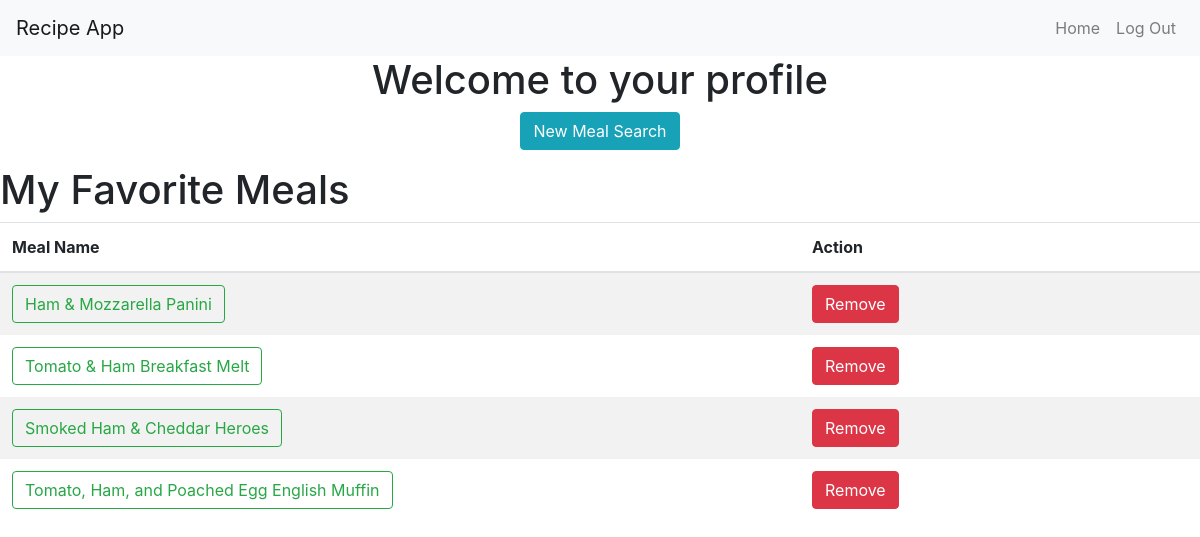
Page /profile/2 (signed in) on the earlier database version.
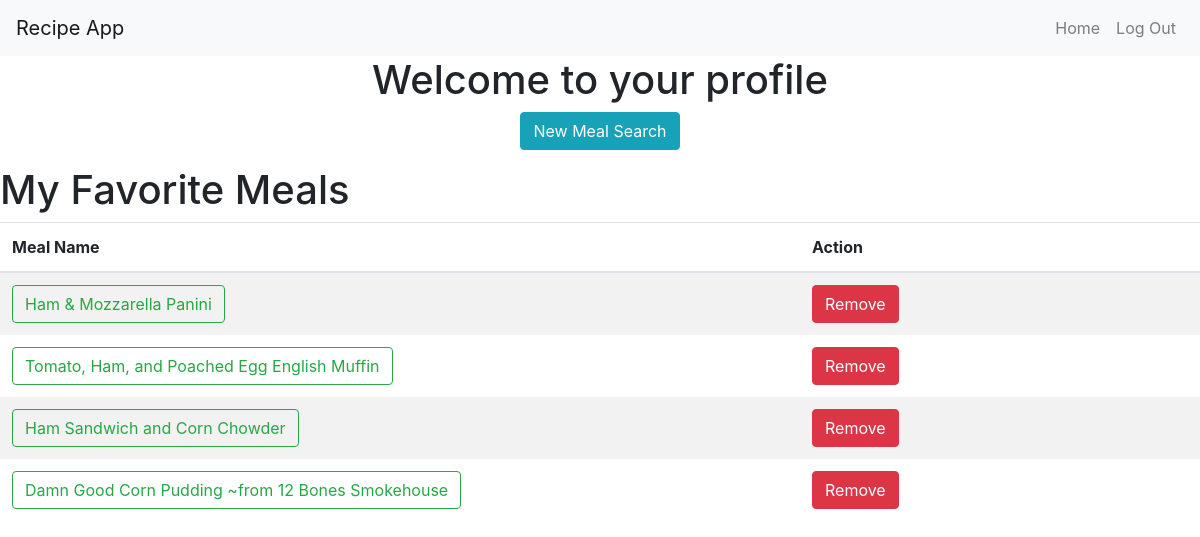
Same page on the later database version.
### main/models.py (models this page shows)
class Meal(models.Model):
    name= models.CharField(max_length=100)
    meal_number = models.IntegerField()
    created_at= models.DateTimeField(auto_now_add=True)
    updated_at= models.DateTimeField(auto_now=True)
    users_who_saved= models.ManyToManyField(User, related_name="saved_meals")

### main/views.py (the view)
# urls.py: path('profile/<int:id>', views.profile),
def profile(request, id):
    this_user = User.objects.get(id=id)
    if this_user.email != request.session['user']:
        messages.error(request, "User authentication required")
        return redirect("/")
    meals = this_user.saved_meals.all()
    context = {
        'user' : this_user,
        'meals': meals
    }
    return render(request, "profile.html", context)

### main/templates/profile.html
{% extends 'base.html' %} {% block content %}
<div class="d-flex flex-column align-items-center">
  <h1>Welcome to your profile {{this_user.f_name}}</h1>
  <form action="/search_new_meal" class="form-group">
    <button type="submit" class="btn btn-info btn-block">
      New Meal Search
    </button>
  </form>
</div>
<h1>My Favorite Meals</h1>
<table class="table table-striped">
  <thead>
    <tr class="d-flex align-items-center">
      <th class="col-8">Meal Name</th>
      <th class="col-4">Action</th>
    </tr>
  </thead>
  <tbody>
    {% for meal in meals %}
    <tr class="d-flex align-items-center">
      <td class="col-8 border-0">
        <a href="/recipe_info/{{ meal.meal_number }}" class="btn btn-outline-success">{{ meal.name }}</a>
      </td>
      <td class="col-4 border-0">
        <a href="/remove_meal/{{ meal.id }}" class="btn btn-danger">Remove</a>
      </td>
    </tr>
    {% endfor %}
  </tbody>
</table>
{% endblock %}

Differences in the rows shown:
no longer on this page (row unchanged): Meal: name "Tomato & Ham Breakfast Melt"
no longer on this page (row unchanged): Meal: name "Smoked Ham & Cheddar Heroes"
added Meal: name "Ham Sandwich and Corn Chowder"
added Meal: name "Damn Good Corn Pudding ~from 12 Bones Smokehouse"
